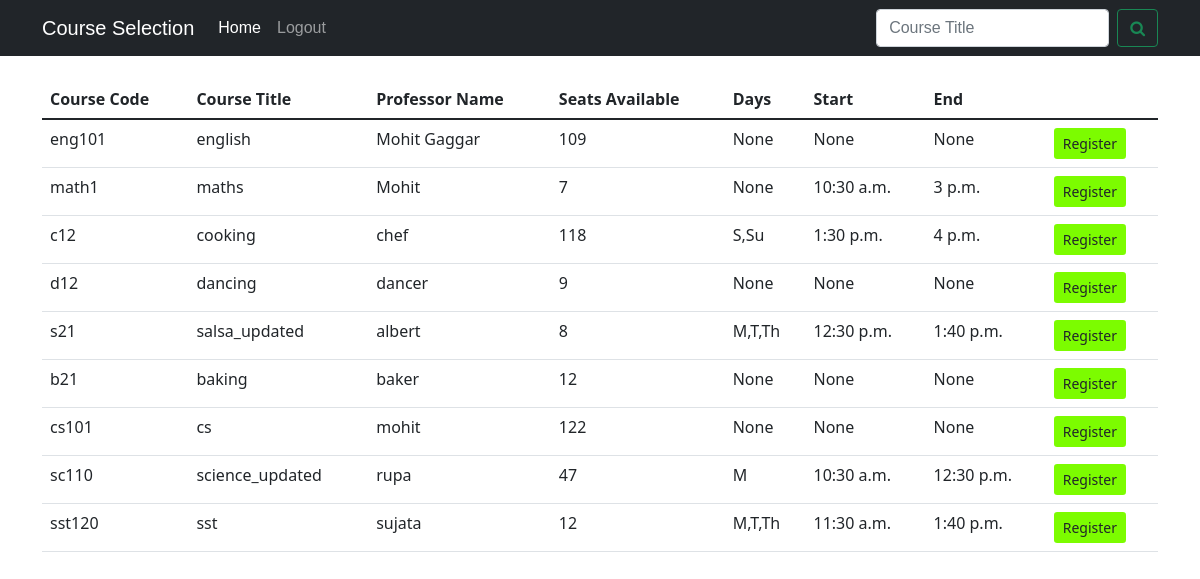
The app's page /pick_course (signed in), older data.
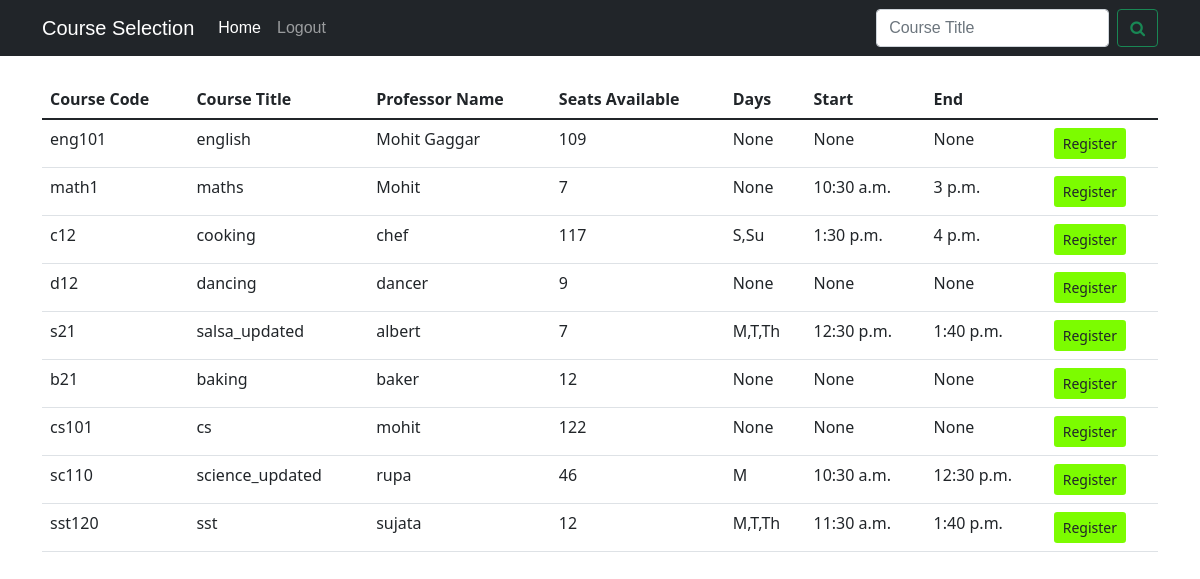
The same page, newer data.
### pick_courses/models.py (models this page shows)
class course(models.Model):
    name=models.CharField(max_length=100)
    course_id=models.CharField(max_length=100,primary_key=True)
    days=models.TextField(null=True)
    start_time=models.TimeField(null=True)
    end_time=models.TimeField(null=True)
    description=models.TextField(null=True)

class available_course(course):
    prof_name=models.CharField(max_length=100)
    prof_id=models.CharField(max_length=100)
    seats_available=models.IntegerField(default=0)
    prerequisites=models.TextField(null=True)

class course(models.Model):
    name=models.CharField(max_length=100)
    course_id=models.CharField(max_length=100,primary_key=True)
    days=models.TextField(null=True)
    start_time=models.TimeField(null=True)
    end_time=models.TimeField(null=True)
    description=models.TextField(null=True)

### pick_courses/views.py (the view)
# urls.py: path('pick_course',views.display_courses,name="display_courses"),
def display_courses(request):
    if(not request.user.is_authenticated):
        return redirect('signin')
    all_courses = get_all_courses()
    passing_obj={'courses' : all_courses}
    try:
        user_id=request.user.username
        registered_courses=[]
        registered_courses=user_registered_courses(user_id)
        registered_courses_objects=get_course_objects(registered_courses)
        registered_course_ids=''
        for i in registered_courses_objects:
            registered_course_ids+=' '+str(i.course_id)
        passing_obj['registered_course']=registered_course_ids
        user_obj=get_user_object(user_id)
        passing_obj['user_name']=user_obj.name
    except:
        pass
    return render(request,'courses.html',passing_obj)

### pick_courses/views.py (called while the page is built)
def user_registered_courses(user_id):
    user_obj=get_user_object(user_id)
    if(user_obj.registered_courses):
        return [i for i in user_obj.registered_courses.split(',')]
    return []

def get_user_object(user_id):
    return myuser.objects.get(Q(user_id=user_id))

def get_all_courses():
    return available_course.objects.all()

### templates/courses.html (shortened to what this page needs)
<div id='div1'>
	{% extends 'base.html' %}
	{% block navbar_brand %}
		<a class="navbar-brand" href="pick_course">Course Selection</a>
	{% endblock%}
	{% block navbar_items %}
	<li class="nav-item">
		<a class="nav-link active" aria-current="page" href="home">Home</a>
	</li>
	<li class="nav-item">
		<a class="nav-link" aria-current="page" href="signout">Logout</a>
	</li>
	{% endblock%}
	{% block search%}
	<form class="d-flex" action="/search" style="margin: 0px;">
		<input class="form-control me-2" type="search" placeholder="Course Title" aria-label="Search" name="course_name">
		<button type="submit" class="btn btn-outline-success"><i class="fa fa-search"></i></button>
	</form>
	{% endblock %}
	{% block content %}
	<br>
	<div class="container">
		<div class="table-responsive">
		<table class="table  table-hover  " id="mytable" style="font-family: Candara,Calibri,Segoe,Segoe UI,Optima,Arial,sans-serif; ">
			<thead>
				<tr>
					<th scope="col">Course Code</th>
					<th scope="col">Course Title</th>
					<th scope="col">Professor Name</th>
					<th scope="col">Seats Available</th>
					<th scope="col">Days</th>
					<th scope="col">Start</th>
					<th scope="col">End</th>
					<th></th>
				</tr>
			</thead>
			<tbody>
			{% for i in courses%}
				<tr >
					<td name='course_id' id="course_id" value='{{i.course_id}}'>{{i.course_id}}</td>
					<td name='course_name'id="course_name">{{i.name}}</td>
					<td>{{i.prof_name}}</td>
					<td>{{i.seats_available}}</td>
					<td>{{i.days}}</td>
					<td>{{i.start_time}}</td>
					<td>{{i.end_time}}</td>
					<td><button onclick='reg(this)' class="btn btn-sm"></button></td>
				</tr>
			{% endfor %}
			</tbody>
		</table>
	</div>
</div>
</div>
{% endblock%}

Row changes from the older to the newer data that the page shows:
changed available_course "chef": seats_available "118" → "117"
changed available_course "albert": seats_available "8" → "7"
changed available_course "rupa": seats_available "47" → "46"
